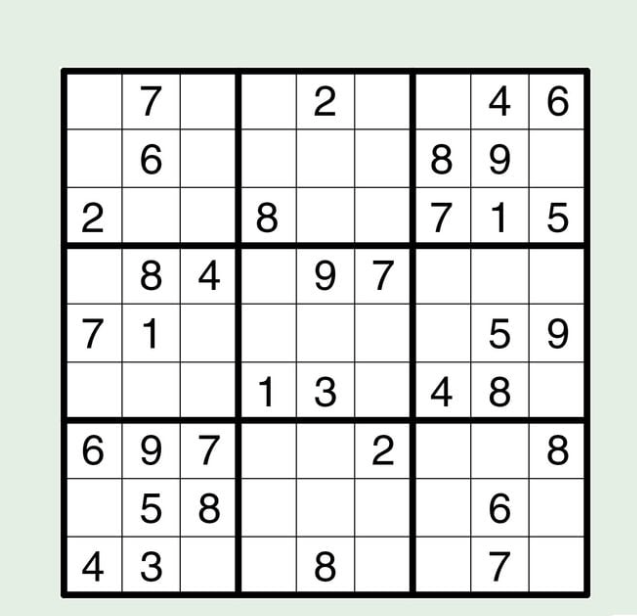
#> input picture s 1.png, 637 x 616 px
$ python -i sudoku_detector.py   (imports and definitions only)
#> lines starting #> are read from the running program, lines starting #| are printed output that depends on the picture; after the words box and inside, x2 and y2 are one past the last pixel; in counts of white or black regions, pixels touching at a corner belong together
#> further down, picture is the input picture: shape (616, 637, 3); mean B, G, R 219.2, 222.2, 219.2
### utils.py
"""Utility helpers for perspective transforms, cell extraction, and overlays."""
from __future__ import annotations

from dataclasses import dataclass
from typing import List, Optional, Sequence, Tuple

import cv2
import numpy as np
from matplotlib import cm

# Precompute a soft-green palette (leveraging matplotlib dependency)
_DIGIT_COLORS = (cm.get_cmap("Greens")(np.linspace(0.35, 0.95, 10))[:, :3] * 255).astype("uint8")


@dataclass
class TransformMetadata:
    matrix: np.ndarray
    inverse: np.ndarray
    rect: np.ndarray
    dst: np.ndarray
    size: Tuple[int, int]


def order_points(pts: np.ndarray) -> np.ndarray:
    """Order points in top-left, top-right, bottom-right, bottom-left order."""
    rect = np.zeros((4, 2), dtype="float32")
    s = pts.sum(axis=1)
    rect[0] = pts[np.argmin(s)]
    rect[2] = pts[np.argmax(s)]

    diff = np.diff(pts, axis=1)
    rect[1] = pts[np.argmin(diff)]
    rect[3] = pts[np.argmax(diff)]
    return rect


def four_point_transform(image: np.ndarray, pts: np.ndarray) -> Tuple[np.ndarray, TransformMetadata]:
    """Warp the supplied image using a four-point perspective transform."""
    rect = order_points(pts)
    (tl, tr, br, bl) = rect

    width_a = np.linalg.norm(br - bl)
    width_b = np.linalg.norm(tr - tl)
    max_width = int(max(width_a, width_b))

    height_a = np.linalg.norm(tr - br)
    height_b = np.linalg.norm(tl - bl)
    max_height = int(max(height_a, height_b))

    dst = np.array(
        [
            [0, 0],
            [max_width - 1, 0],
            [max_width - 1, max_height - 1],
            [0, max_height - 1],
        ],
        dtype="float32",
    )

    matrix = cv2.getPerspectiveTransform(rect, dst)
    warped = cv2.warpPerspective(image, matrix, (max_width, max_height))
    inverse = cv2.getPerspectiveTransform(dst, rect)
    return warped, TransformMetadata(matrix=matrix, inverse=inverse, rect=rect, dst=dst, size=(max_height, max_width))


# [222 lines left out: functions split_into_cells, _prepare_cell, _prepare_cell_fallback, _prepare_cell_print, _touches_border, _normalize_digit_roi and 5 more, not called in this run]

### sudoku_detector.py
"""Sudoku grid detection and cell extraction logic."""
from __future__ import annotations

from typing import Dict, List, Optional

import cv2
import imutils
import numpy as np

from utils import (
    TransformMetadata,
    extract_digit_from_cell,
    four_point_transform,
    split_into_cells,
)


class SudokuDetector:
    def __init__(self, min_contour_ratio: float = 0.03) -> None:
        self.min_contour_ratio = min_contour_ratio

    def preprocess(self, gray: np.ndarray) -> Dict[str, np.ndarray]:
        equalized = cv2.equalizeHist(gray)
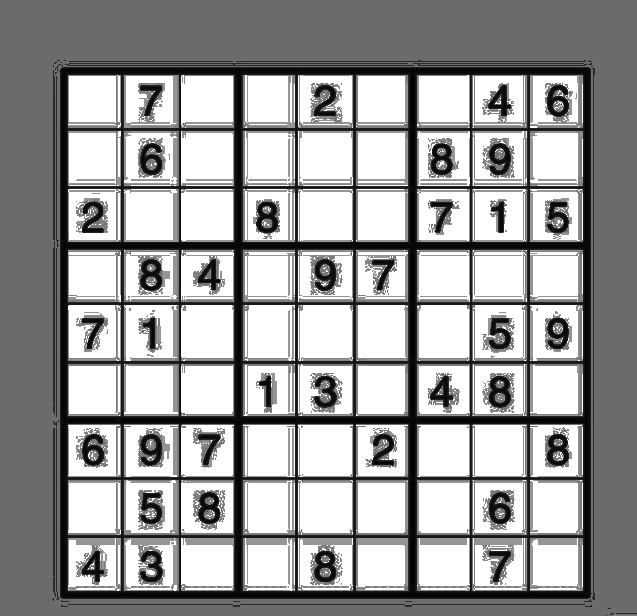
#> equalized: shape (616, 637); min 0, max 255, mean 157.6
        blurred = cv2.bilateralFilter(equalized, d=7, sigmaColor=75, sigmaSpace=75)
        thresh = cv2.adaptiveThreshold(
            blurred,
            255,
            cv2.ADAPTIVE_THRESH_GAUSSIAN_C,
            cv2.THRESH_BINARY,
            11,
            2,
        )
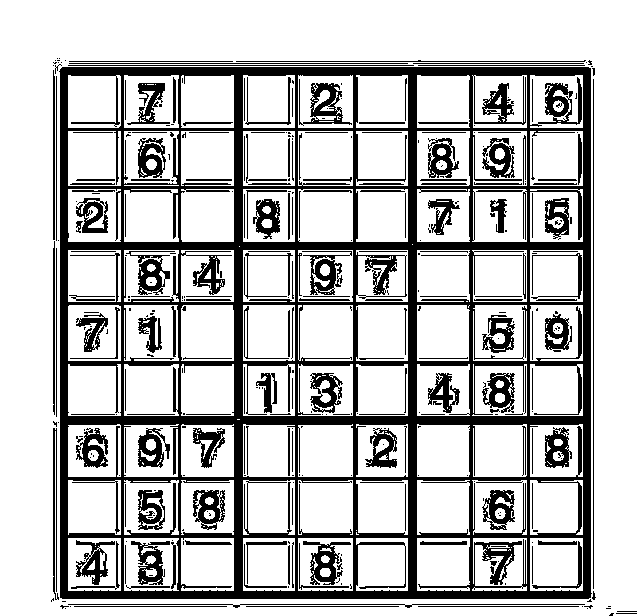
#> thresh: shape (616, 637); 74.1% white; 370 black regions (191 under 20 px), largest, box (x1, y1, x2, y2) and area: (59, 67, 592, 599) 66486, (299, 79, 352, 126) 889, (302, 251, 352, 295) 838
        thresh = cv2.bitwise_not(thresh)
        kernel = cv2.getStructuringElement(cv2.MORPH_RECT, (3, 3))
        morph = cv2.morphologyEx(thresh, cv2.MORPH_CLOSE, kernel, iterations=2)
#> morph: shape (616, 637); 35.8% white; 8 white regions (2 under 20 px), largest, box (x1, y1, x2, y2) and area: (51, 58, 596, 609) 137521, (545, 311, 572, 352) 830, (76, 312, 108, 352) 809, (428, 199, 460, 235) 672, (490, 199, 507, 233) 391, (609, 611, 637, 616) 121
        morph = cv2.medianBlur(morph, 5)
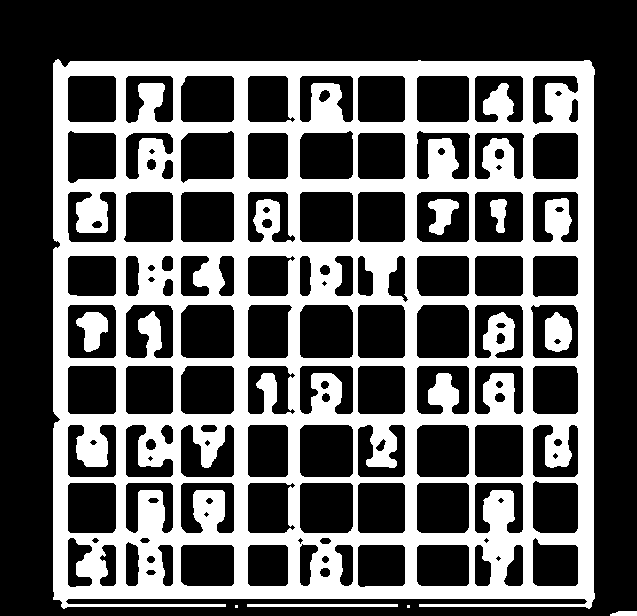
#> morph: shape (616, 637); 36.1% white; 9 white regions (2 under 20 px), largest, box (x1, y1, x2, y2) and area: (53, 59, 595, 609) 138549, (545, 312, 572, 352) 836, (76, 312, 108, 352) 800
        edges = cv2.Canny(morph, 25, 110)
#> edges: shape (616, 637); 5.8% white in thin lines or dots, all inside (x1, y1, x2, y2) = (52, 59, 637, 616)
        edges = cv2.dilate(edges, kernel, iterations=1)
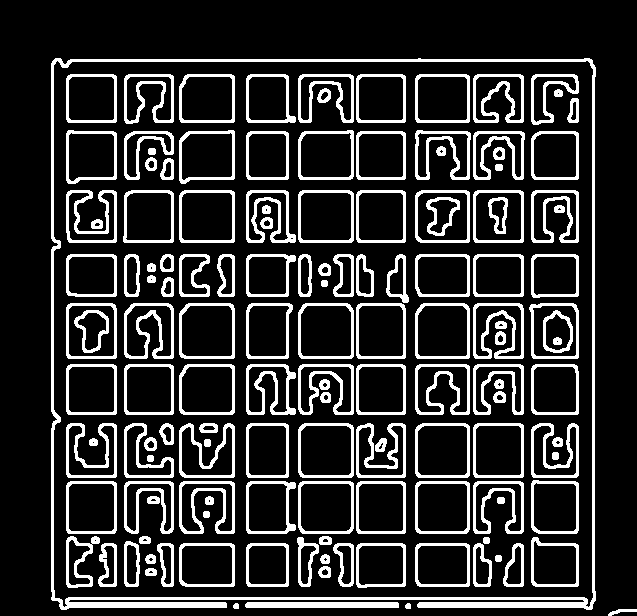
#> edges: shape (616, 637); 18% white; 144 white regions, largest, box (x1, y1, x2, y2) and area: (51, 58, 596, 610) 8669, (473, 303, 524, 359) 1015, (356, 423, 406, 478) 983
        return {"gray": gray, "thresh": morph, "edges": edges}

    def locate_puzzle(
        self,
        frame: np.ndarray,
        previous_transform: Optional[TransformMetadata] = None,
        assume_full_frame: bool = False,
    ) -> Dict[str, np.ndarray]:
        gray = cv2.cvtColor(frame, cv2.COLOR_BGR2GRAY)

        if previous_transform is not None:
            cached = self._warp_with_previous(gray, previous_transform)
            if cached is not None:
                return {
                    "warped": cached,
                    "transform": previous_transform,
                    "contour": previous_transform.rect,
                }

        layers = self.preprocess(gray)
#> layers = 3 items
        frame_area = frame.shape[0] * frame.shape[1]
        height, width = frame.shape[:2]
        fallback_rect: Optional[np.ndarray] = None
        for source in ("edges", "thresh"):
            contours = cv2.findContours(layers[source].copy(), cv2.RETR_EXTERNAL, cv2.CHAIN_APPROX_SIMPLE)
            contours = imutils.grab_contours(contours)
            contours = sorted(contours, key=cv2.contourArea, reverse=True)

            for contour in contours:
                area = cv2.contourArea(contour)
                if area < frame_area * self.min_contour_ratio:
                    break
                x, y, w, h = cv2.boundingRect(contour)
                if x <= 5 or y <= 5 or x + w >= width - 5 or y + h >= height - 5:
                    continue
                perimeter = cv2.arcLength(contour, True)
                approx = cv2.approxPolyDP(contour, 0.015 * perimeter, True)
                if fallback_rect is None:
                    fallback_rect = cv2.boxPoints(cv2.minAreaRect(contour)).astype("float32")
                if len(approx) == 4:
                    warped, transform = four_point_transform(layers["gray"], approx.reshape(4, 2))
                    if not self._is_squareish(transform.size):
                        continue
                    if not self._has_grid_structure(warped):
                        continue
                    return {
                        "warped": warped,
                        "transform": transform,
                        "contour": approx.reshape(4, 2),
                    }
#> this loop made 2 passes
#> pass 1, in four_point_transform, `warped = cv2.warpPerspective(image, matrix, (max_width, max_height))`:
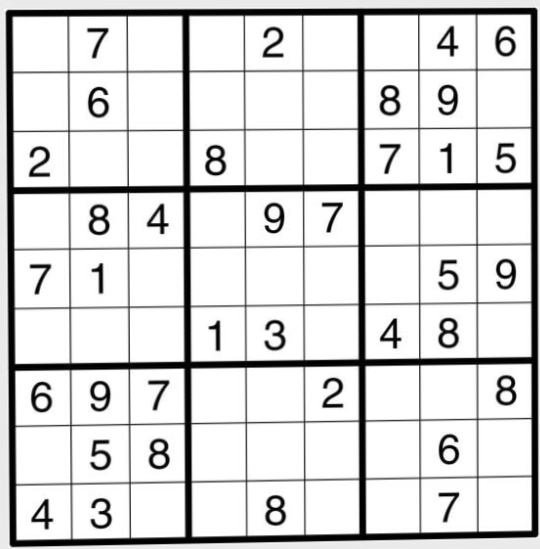
#> warped: shape (549, 540); min 0, max 255, mean 216.5
#> pass 1, in _has_grid_structure, `thresh = cv2.adaptiveThreshold( blur, 255, cv2.ADAPTIVE_THRESH_GAUSSIA..`:
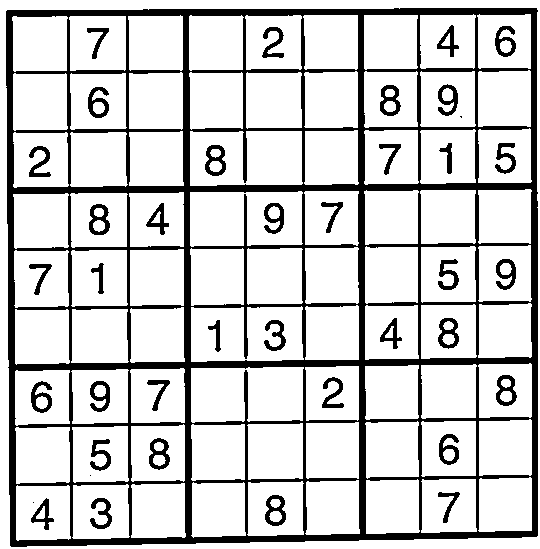
#> thresh: shape (549, 540); 81% white; 40 black regions (3 under 20 px), largest, box (x1, y1, x2, y2) and area: (6, 8, 538, 547) 46081, (205, 145, 226, 176) 339, (89, 204, 110, 235) 337
#> after the loop, fallback_rect = [[595, 609], [51, 609], [51, 58], [595, 58]]
        if fallback_rect is not None:
            warped, transform = four_point_transform(layers["gray"], fallback_rect)
#> in four_point_transform (call 3), `rect = order_points(pts)`: rect = [[51, 58], [595, 58], [595, 609], [51, 609]]
#> in four_point_transform (call 3), `(tl, tr, br, bl) = rect`: tl = [51, 58]; tr = [595, 58]; br = [595, 609]; bl = [51, 609]
#> in four_point_transform (call 3), `width_a = np.linalg.norm(br - bl)`: width_a = 544
#> in four_point_transform (call 3), `height_a = np.linalg.norm(tr - br)`: height_a = 551
#> in four_point_transform (call 3), `dst = np.array( [ [0, 0], [max_width - 1, 0], [max_width - 1, max_heig..`: dst = [[0, 0], [543, 0], [543, 550], [0, 550]]
#> in four_point_transform (call 3), `matrix = cv2.getPerspectiveTransform(rect, dst)`: matrix = [[0.998, 2.39e-18, -50.91], [0, 0.998, -57.89], [-3.09e-19, 3.75e-36, 1]]
#> in four_point_transform (call 3), `warped = cv2.warpPerspective(image, matrix, (max_width, max_height))`:
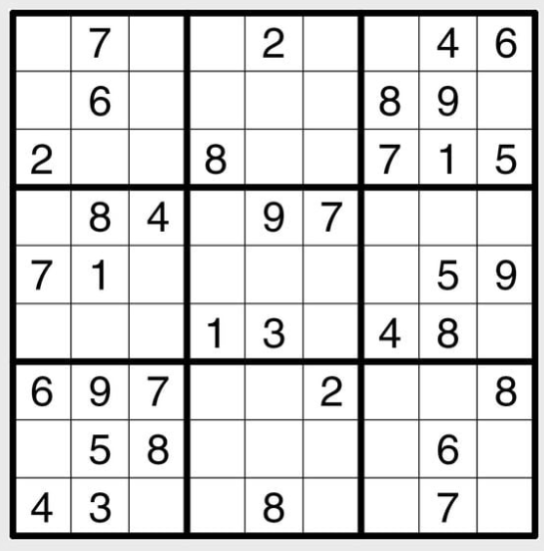
#> warped: shape (551, 544); min 0, max 255, mean 216.9
#> in four_point_transform (call 3), `inverse = cv2.getPerspectiveTransform(dst, rect)`: inverse = [[1, 0, 51], [0, 1, 58], [0, 0, 1]]
            if self._is_squareish(transform.size):
                return {
                    "warped": warped,
                    "transform": transform,
                    "contour": fallback_rect,
                }
        if assume_full_frame:
            fallback = self._use_entire_frame(gray)
            if fallback is not None:
                return fallback
        raise ValueError("Sudoku grid not detected")

    def split_cells(self, warped: np.ndarray) -> List[List[np.ndarray]]:
        return split_into_cells(warped)

    def extract_digit(self, cell: np.ndarray):  # -> Optional[np.ndarray]
        return extract_digit_from_cell(cell)

    # [13 lines left out: functions _warp_with_previous, _is_warp_valid, not called in this run]

    def _is_squareish(self, size: tuple[int, int]) -> bool:
        height, width = size
        if width == 0:
            return False
        ratio = height / float(width)
        return 0.85 <= ratio <= 1.15

    # [19 lines left out: function _use_entire_frame, not called in this run]

    def _has_grid_structure(self, warped: np.ndarray) -> bool:
        blur = cv2.GaussianBlur(warped, (5, 5), 0)
        thresh = cv2.adaptiveThreshold(
            blur,
            255,
            cv2.ADAPTIVE_THRESH_GAUSSIAN_C,
            cv2.THRESH_BINARY,
            11,
            2,
        )
        thresh = cv2.bitwise_not(thresh)
        vertical_kernel = cv2.getStructuringElement(cv2.MORPH_RECT, (1, max(1, warped.shape[0] // 30)))
        horizontal_kernel = cv2.getStructuringElement(cv2.MORPH_RECT, (max(1, warped.shape[1] // 30), 1))
        vertical_lines = cv2.erode(thresh, vertical_kernel, iterations=1)
        vertical_lines = cv2.dilate(vertical_lines, vertical_kernel, iterations=1)
        horizontal_lines = cv2.erode(thresh, horizontal_kernel, iterations=1)
        horizontal_lines = cv2.dilate(horizontal_lines, horizontal_kernel, iterations=1)
        grid = cv2.bitwise_and(vertical_lines, horizontal_lines)
        coverage = cv2.countNonZero(grid) / float(grid.size)
        return coverage > 0.03

>>> import cv2
>>> picture = cv2.imread('s 1.png')
>>> result = SudokuDetector().locate_puzzle(picture)
#> result = 3 items

$ run again, on soduko 3.png
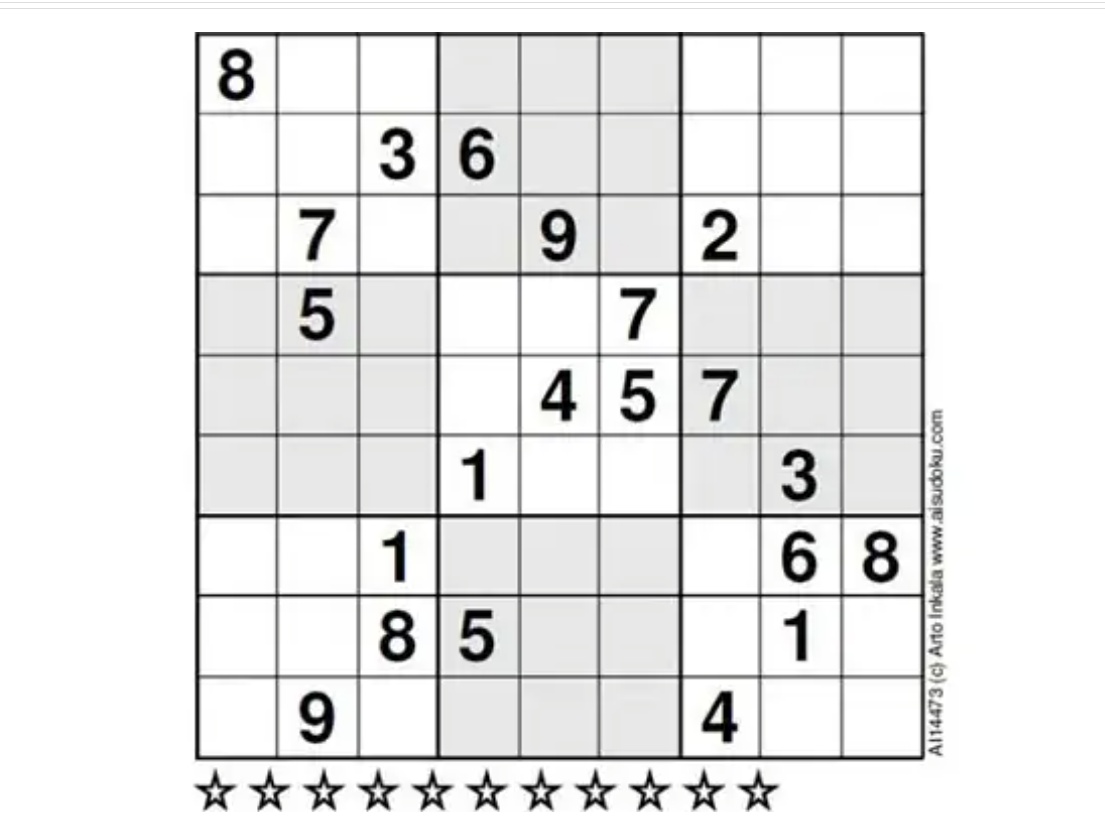
#> input picture soduko 3.png, 1105 x 823 px
#> picture is the input picture: shape (823, 1105, 3); mean B, G, R 231.5, 231.6, 231.6
#> in preprocess, `edges = cv2.dilate(edges, kernel, iterations=1)`:
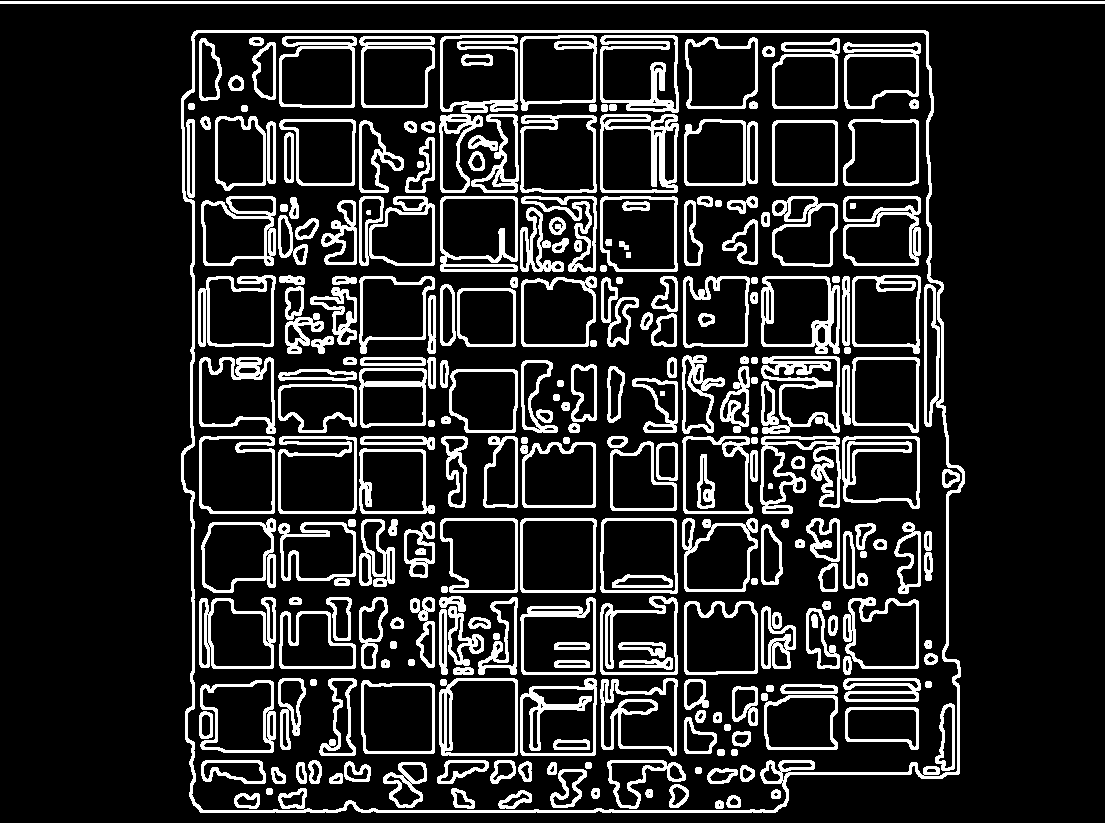
#> edges: shape (823, 1105); 16% white; 269 white regions, largest, box (x1, y1, x2, y2) and area: (181, 30, 965, 813) 11720, (0, 1, 1105, 4) 3315, (761, 356, 840, 434) 2507
#> layers = 3 items
#> the loop in locate_puzzle, `for source in ("edges", "thresh"):` made 2 passes
#> after the loop in locate_puzzle, `for source in ("edges", "thresh"):`: fallback_rect = [[964, 812], [181, 812], [181, 30], [964, 30]]
#> in four_point_transform (call 3), `rect = order_points(pts)`: rect = [[181, 30], [964, 30], [964, 812], [181, 812]]
#> tl = [181, 30]; tr = [964, 30]; br = [964, 812]; bl = [181, 812]
#> width_a = 783
#> height_a = 782
#> dst = [[0, 0], [782, 0], [782, 781], [0, 781]]
#> matrix = [[0.999, -3.19e-17, -180.8], [3.69e-18, 0.999, -29.96], [-1.74e-20, -4.65e-20, 1]]
#> in four_point_transform (call 3), `warped = cv2.warpPerspective(image, matrix, (max_width, max_height))`:
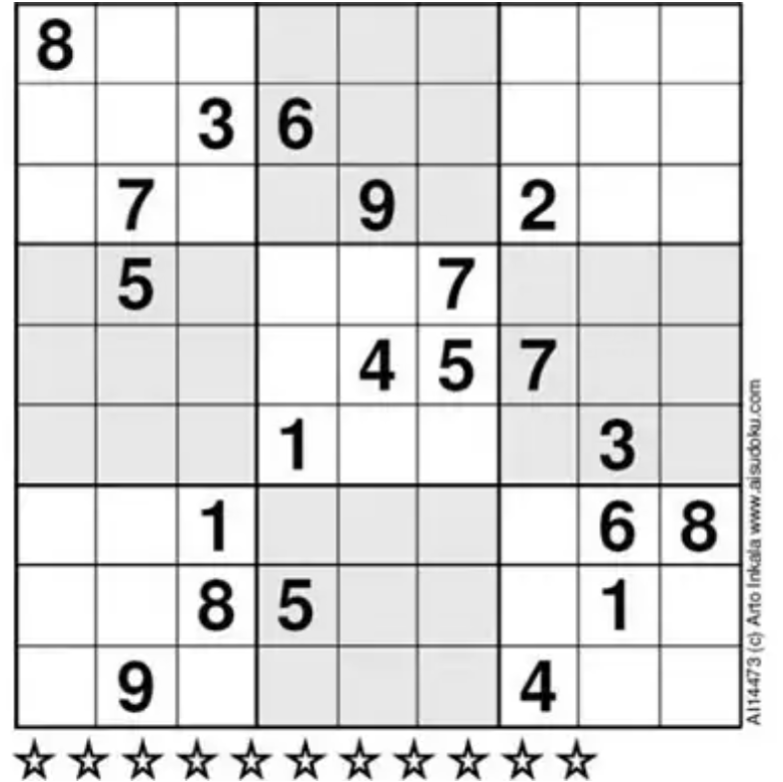
#> warped: shape (782, 783); min 0, max 255, mean 220.5
#> inverse = [[1, 0, 181], [0, 1, 30], [0, 0, 1]]
#> result = 3 items
